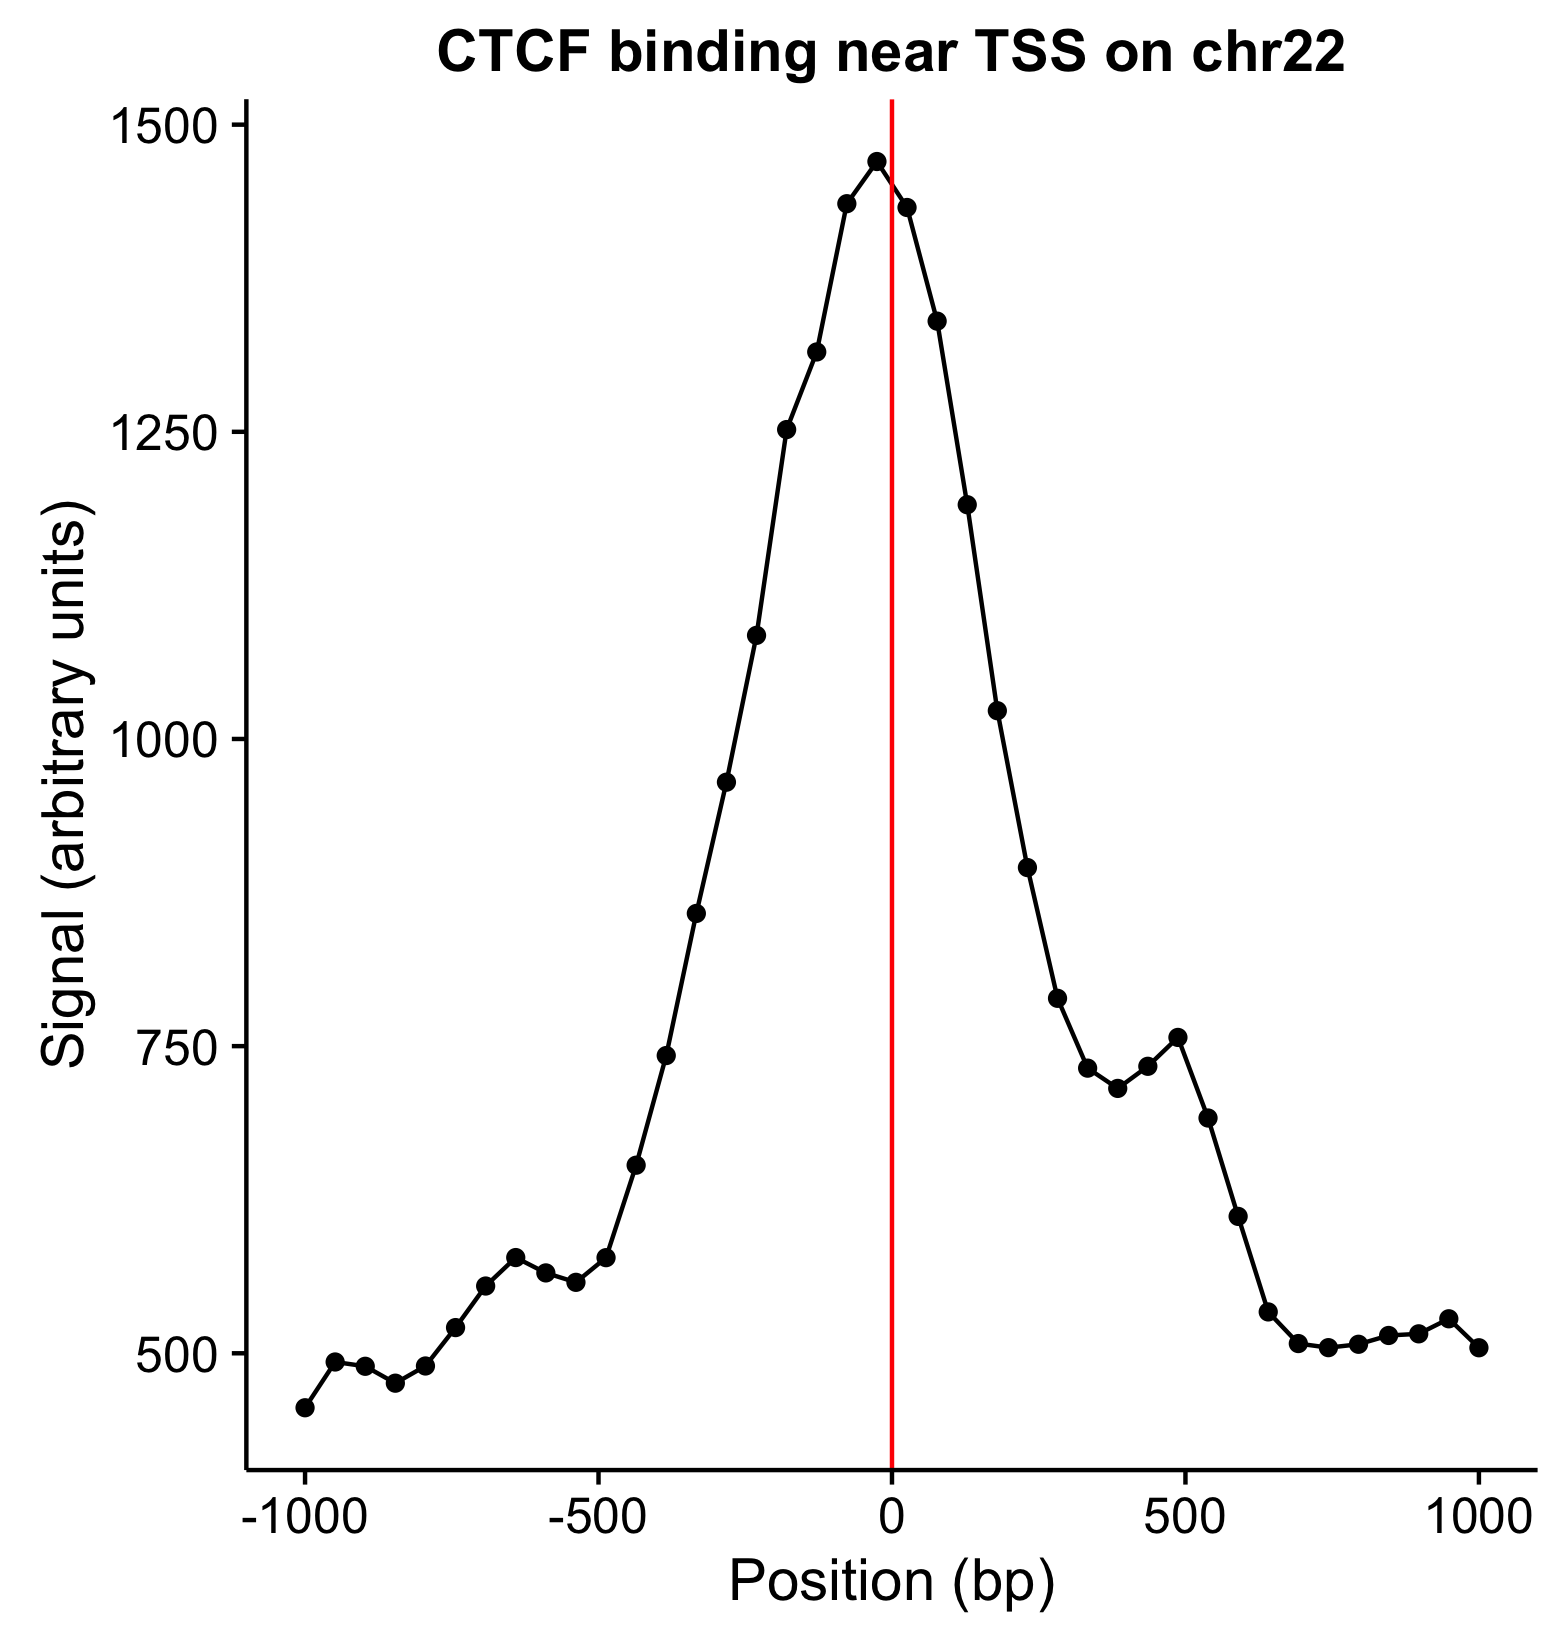

Generate this figure with R:
# install.packages(c('readr', 'dplyr', 'cowplot'))
library(readr)
library(dplyr)
library(cowplot)

tab <- read_tsv('signal.tab', col_names = c('pos', 'signal'))

tab <- tab %>% mutate(coord = seq(-1000, 1000, length.out = 40))

gp <- ggplot(tab, aes(x = coord, y = signal))
gp <- gp + geom_point() + geom_line() + geom_vline(xintercept = 0, color = 'red')
gp <- gp + xlim(c(-1000, 1000))
gp <- gp + xlab('Position (bp)') + ylab('Signal (arbitrary units)')
gp <- gp + ggtitle('CTCF binding near TSS on chr22')

gp
# ggsave('plot.png', gp)
